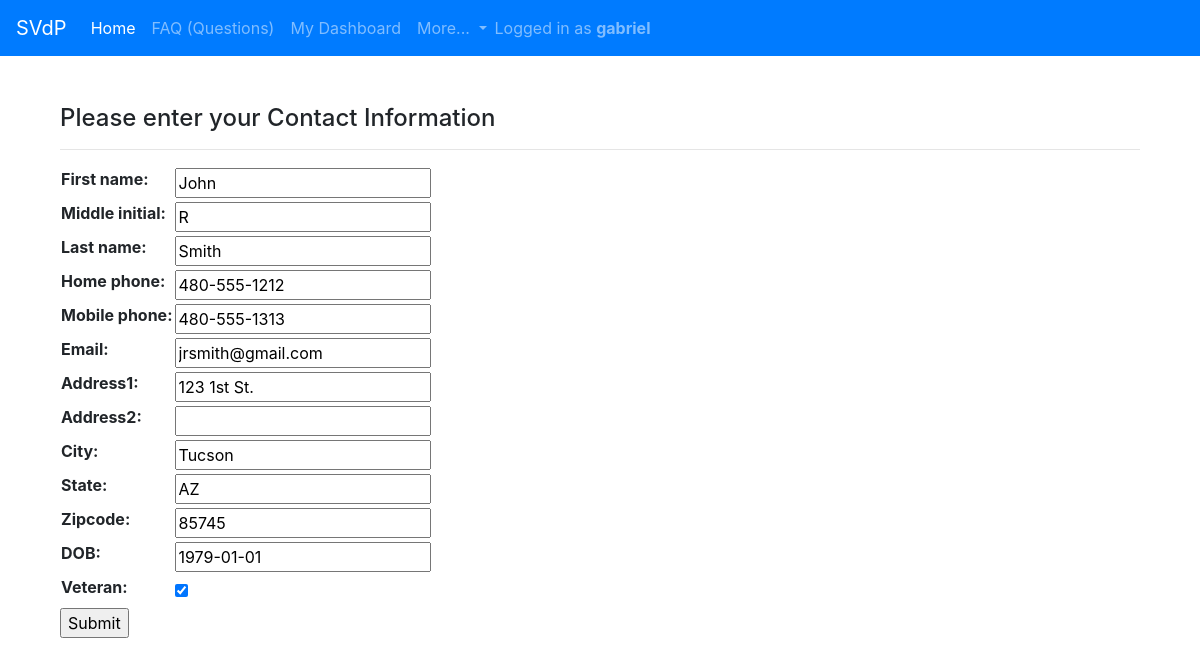
Screenshot of /home/contact_update/2/ (signed in) with the database file from the repository.
### home/models.py (models this page shows, shortened)
class Contact(models.Model):
    username = models.OneToOneField(User, on_delete=models.CASCADE, unique = True, null = True)
    first_name = models.CharField(max_length=200)
    middle_initial = models.CharField(max_length=10, blank=True)
    last_name = models.CharField(max_length=200)
    address1 = models.CharField(max_length=200)
    address2 = models.CharField(max_length=200, blank=True)
    city = models.CharField(max_length=200)
    state = models.CharField(max_length=200, default = 'AZ')
    zipcode = models.CharField(max_length=200)
    mobile_phone = models.CharField(max_length=200)
    home_phone = models.CharField(max_length=200, blank=True)
    email = models.CharField(max_length=200)
    DOB = models.DateField()
    veteran = models.BooleanField()

### home/views.py (the view)
# urls.py: path('contact_update/<pk>/', login_required(ContactModelUpdate.as_view()), name='contact_update'),
class ContactModelUpdate(UpdateView):
    model = Contact
    fields = [
        "first_name", "middle_initial", "last_name",
        "home_phone",
        "mobile_phone",
        "email",
        "address1",
        "address2",
        "city",
        "state",
        "zipcode",
        "DOB",
        "veteran",
    ]

### home/templates/home/contact_form.html (shortened to what this page needs)
{% extends "base.html" %}
{% load static %}
{% block content %}
<div class="container">
    <br><br>
    <h4>Please enter your Contact Information</h4>
    <hr>
          <form method="POST" enctype="multipart/form-data">
              <table>{{ form.as_table }}</table>
              <input type="submit" value="Submit">
          </form>
</div>
<br><br>
{% endblock %}

### templates/base.html (shortened to what this page needs)
<!DOCTYPE html>
<html>
  <head>
    <link rel="stylesheet" href="https://stackpath.bootstrapcdn.com/bootstrap/4.5.2/css/bootstrap.min.css">
  </head>
  <body>
    <nav class="navbar navbar-expand-lg navbar-dark bg-primary">
      <a class="navbar-brand" href="#">SVdP</a>
      <div class="collapse navbar-collapse" id="navbarNavDropdown">
        <ul class="navbar-nav">
          <li class="nav-item active">
            <a class="nav-link" href="/home">Home <span class="sr-only">(current)</span></a>
          </li>
          <li class="nav-item">
            <a class="nav-link" href="/home/hpapp_faq">FAQ (Questions)</a>
          </li>
          {% if user.is_authenticated %}
              <li class="nav-item">
                <a class="nav-link" href="{% url 'home:dashboard' %}">My Dashboard</a>
              </li>
          {% endif %}
          <li class="nav-item dropdown">
            <a class="nav-link dropdown-toggle" href="#" id="navbarDropdownMenuLink" role="button" data-toggle="dropdown" aria-haspopup="true" aria-expanded="false">
              More...
            </a>
          </li>
        </ul>
        {% if user.is_authenticated %}
        <span class="navbar-text">
          Logged in as <b>{{ user.username }}</b>
        </span>
        {% endif %}
      </div>
    </nav>
    {% block body %}
    <div class="container">
      {% block content %}
      {% endblock %}
      {% endblock %}
   </div>
  </body>
</html>

### rows the page displays
Contact: first_name "John", middle_initial "R", last_name "Smith", home_phone "480-555-1212", mobile_phone "480-555-1313", email "jrsmith@gmail.com", address1 "123 1st St.", city "Tucson", state "AZ", zipcode "85745", DOB "1979-01-01", veteran "☑"

### other values shown
{{ user.username }} "gabriel"
